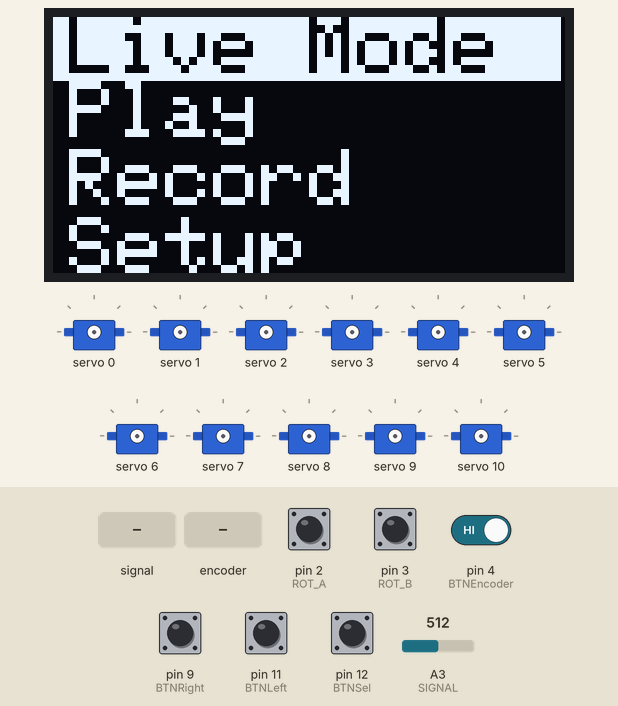
Bench run of a sketch on a simulated Arduino Uno, built with avr-gcc and run on an emulated ATmega328P. Parts: 128×64 one-colour display, 11 × servo. The test bench sets the inputs (shaded band); at power-on: pin 2 (ROT_A), pin 3 (ROT_B), pin 4 (BTNEncoder), pin 9 (BTNRight), pin 11 (BTNLeft), pin 12 (BTNSel) HIGH, A3 (SIGNAL) = 512. The display library's start-up logo is not drawn; EEPROM starts erased; what the sketch prints to the serial monitor is not drawn.

Above: at 3.4 s.
3.5 s: pin 12 (BTNSel) pulled LOW for 0.15 s
At 4.8 s:
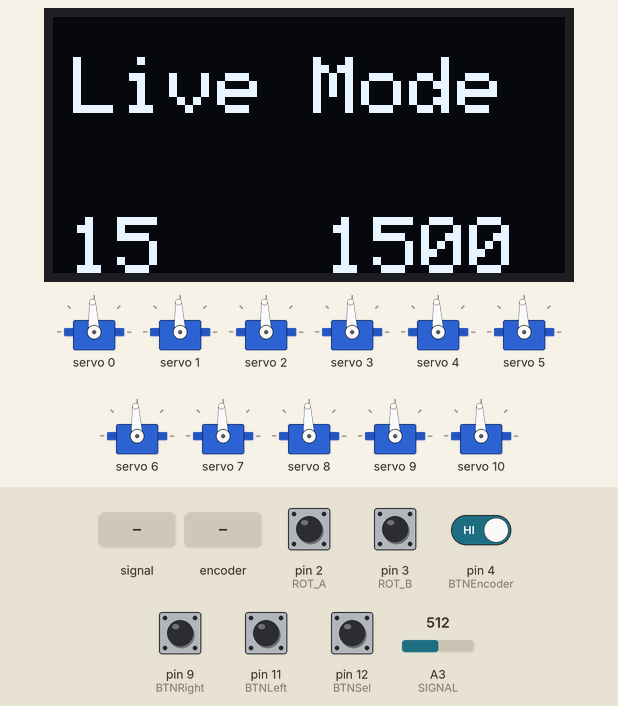
5.5 s: A3 (SIGNAL) fed a 200 Hz sine of ±81 counts around its level
At 6.04 s:
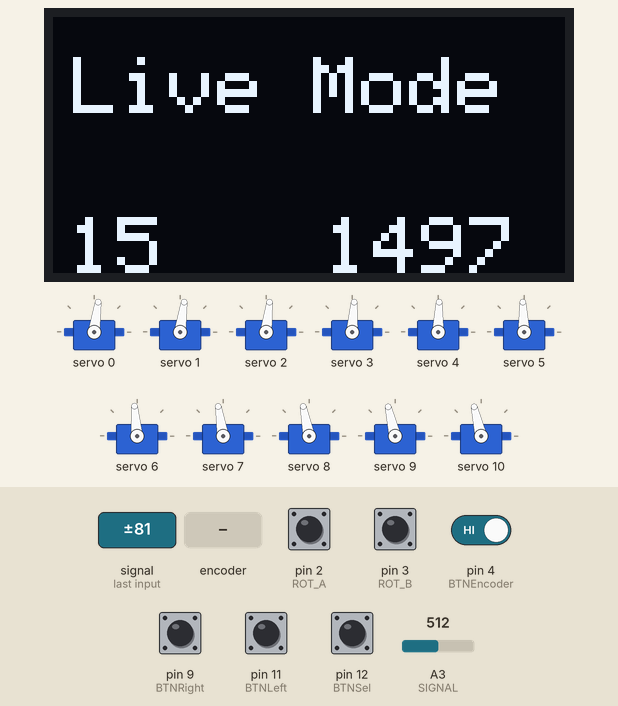
8.4 s: pin 12 (BTNSel) pulled LOW for 1 s
At 8.95 s:
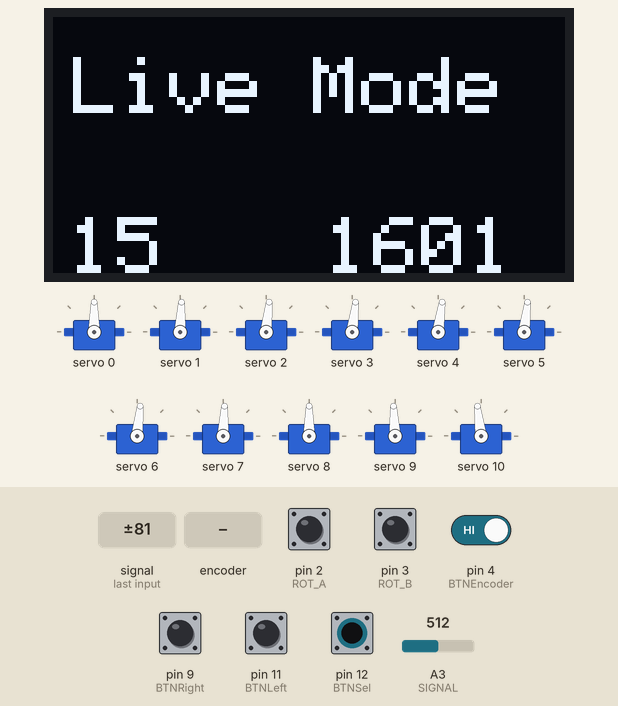
11.0 s: rotary encoder on pin 2 (ROT_A) / pin 3 (ROT_B) turned 2 steps (second pin leading)
At 12.5 s:
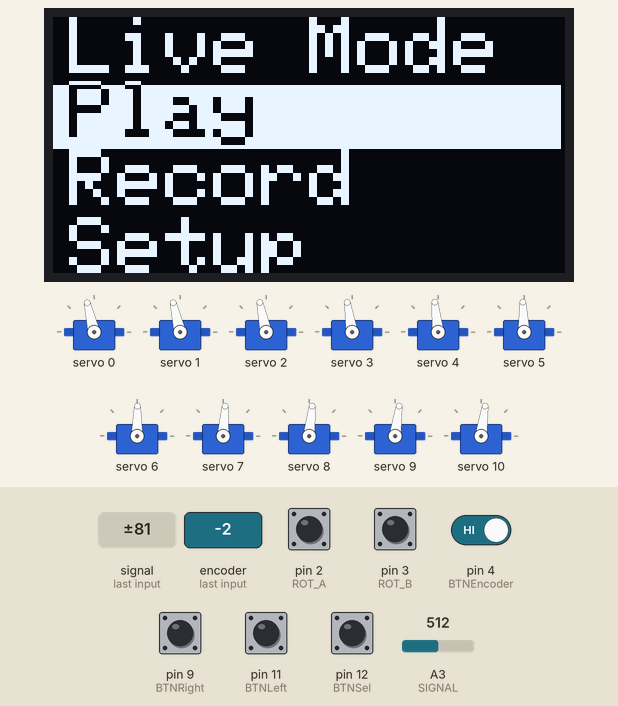
12.9 s: pin 12 (BTNSel) pulled LOW for 0.15 s
At 14.2 s:
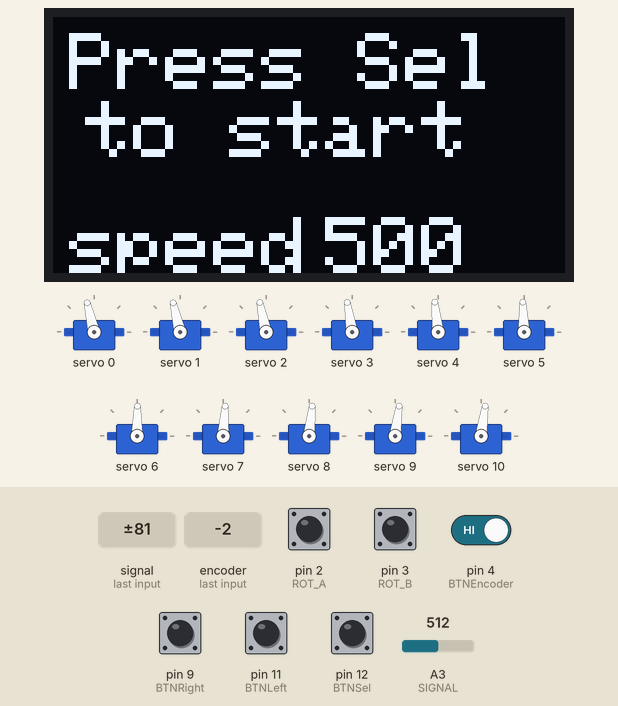
14.5 s: pin 12 (BTNSel) pulled LOW for 0.15 s
At 26.0 s:
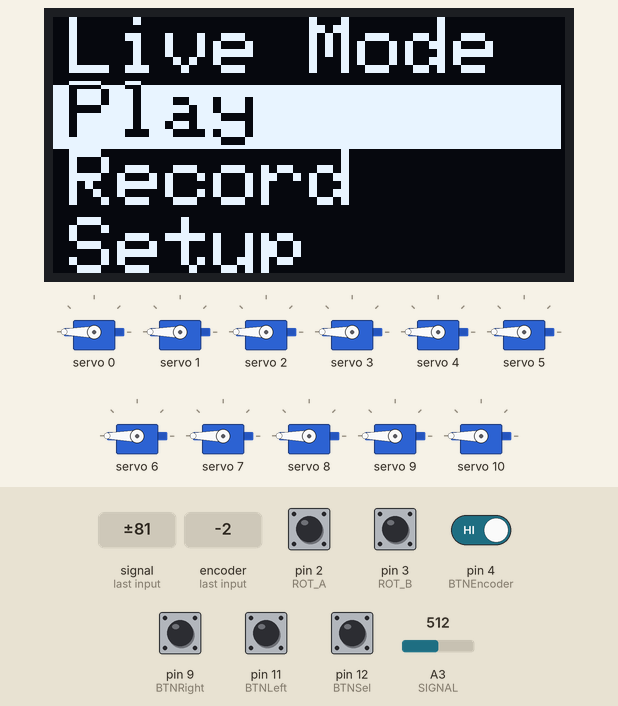
Timing chart, 0 to 26.6 s (numbered marks = the images above; inputs shaded):
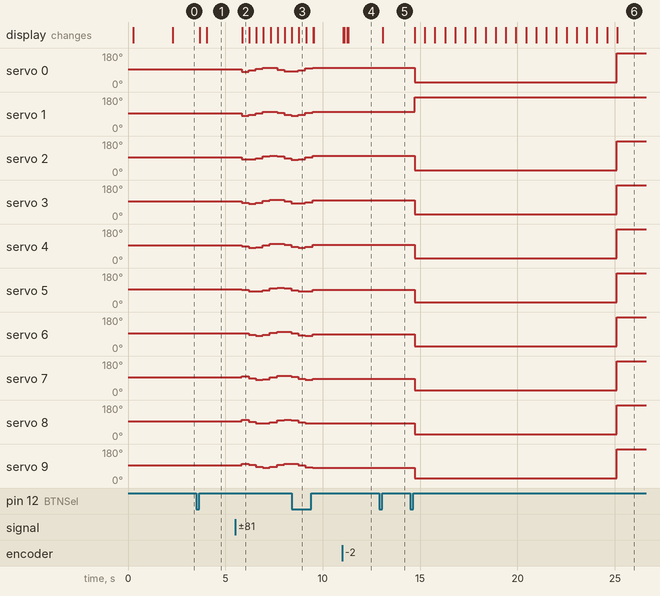

The sketch:

16ServoControl.ino
```cpp
// -------------------------------------------------------------
//
// -------------------------------------------------------------

#define OSCFREQUENCY 28729000
// #define OSCFREQUENCY // clone    25758000
// #define OSCFREQUENCY // adafruit 28729000

#include <Wire.h>
#include <Adafruit_PWMServoDriver.h>
Adafruit_PWMServoDriver pwm = Adafruit_PWMServoDriver();
#define UPDATEFREQUENCY 50

#include <EEPROM.h>
#include <Adafruit_GFX.h>
#include <Adafruit_SSD1306.h>

// -------------------------------------------------------------

#define SCL       A5
#define SDA       A4

#define ROT_A      2
#define ROT_B      3
#define BTNEncoder 4

#define BTNLeft   11
#define BTNRight   9
#define BTNSel    12

#define S0         5
#define S1         6
#define S2         7
#define S3         8

#define SIGNAL    A3

// -------------------------------------------------------------

#define OLedWidth     128
#define OLedHight      64
#define OLedReset      -1
#define OLedAdr      0x3C

Adafruit_SSD1306 OLed(OLedWidth, OLedHight, &Wire, OLedReset);

// -------------------------------------------------------------
//  Lectures Valeurs 74HC4067
// -------------------------------------------------------------

int  Values[16];
int  OValues[16];
byte LastChanelchanged = 0;

const byte ch0[16]  = { 0,0,0,0, 1,1,1,1, 0,0,0,0, 1,1,1,1 };
const byte ch1[16]  = { 0,0,0,0, 0,0,0,0, 1,1,1,1, 1,1,1,1 };
const byte ch2[16]  = { 0,1,0,1, 0,1,0,1, 0,1,0,1, 0,1,0,1 };
const byte ch3[16]  = { 0,0,1,1, 0,0,1,1, 0,0,1,1, 0,0,1,1 };

int ReadChannel(int chn){            // Read One Channel
  digitalWrite(S0, ch0[chn] );
  digitalWrite(S1, ch1[chn] );
  digitalWrite(S2, ch2[chn] );
  digitalWrite(S3, ch3[chn] );
  delay(10);
  int val = analogRead(SIGNAL);
  return val;
}

void ReadChannels(){                // Read all Channels
  for(int i=0;i<16;i++) {
    int temp=ReadChannel(i);
    if ( abs( OValues[i] - temp ) > 5) {
       OValues[i]=Values[i];
       LastChanelchanged=i;
    }
    Values[i]= ReadChannel(i);
  }
}

// -------------------------------------------------------------
//  Set Servo values
// -------------------------------------------------------------

#define MIN_US   800
#define MAX_US  2200

int MinUs[16];
int MaxUs[16];

void SetServo(int num, int pos) {
  int microsec = map(pos, 0, 1023, MinUs[num],  MaxUs[num]);
  pwm.writeMicroseconds(num, microsec);
}

void UpdateServos() {
  for(int i=0;i<16;i++) {
    SetServo(i, Values[i] );
  }
}

// -------------------------------------------------------------
// Rotary Encoder
// -------------------------------------------------------------

int  encodermov = 0;

void doEncoder() {
  if (digitalRead(ROT_A) == digitalRead(ROT_B)) {
    encodermov = -1;
  } else {
    encodermov = +1;
  }
}

void ClearEncoder() {
  cli();
  encodermov=0;
  sei();
}

// -------------------------------------------------------------
// Boutons
// -------------------------------------------------------------

#define BTN_NONE          0
#define BTN_ENC           1
#define BTN_ENC_Long      2
#define BTN_RIGHT         3
#define BTN_RIGHT_Long    4
#define BTN_LEFT          5
#define BTN_LEFT_Long     6
#define BTN_SELECT        7
#define BTN_SELECT_Long   8

#define BTN_LONGDELAY  1000

byte keydown  = BTN_NONE;
byte key      = BTN_NONE;
unsigned long   BTNTime;

void ReadBtnState() {
  unsigned long NTime;
  NTime=millis();

  if ( keydown == BTN_NONE ) { // no key waiting
    if ( digitalRead (BTNEncoder )==LOW ) { BTNTime=NTime;  keydown=BTN_ENC;    }
    if ( digitalRead (BTNRight   )==LOW ) { BTNTime=NTime;  keydown=BTN_RIGHT;  }
    if ( digitalRead (BTNLeft    )==LOW ) { BTNTime=NTime;  keydown=BTN_LEFT;   }
    if ( digitalRead (BTNSel     )==LOW ) { BTNTime=NTime;  keydown=BTN_SELECT; }
  } else {                        // key allready down
    if ( NTime - BTNTime > 10 ) { // avoid rebounds
        switch (keydown) {
           case BTN_ENC:
                 if ( digitalRead (BTNEncoder)==HIGH ) { // keypress on release ;)
                   if ( NTime - BTNTime >= BTN_LONGDELAY )  key = BTN_ENC_Long;
                   else                                     key = BTN_ENC;
                   keydown=BTN_NONE;
                 }
                 break;
           case BTN_RIGHT:
                 if ( digitalRead (BTNRight)==HIGH ) { // keypress on release ;)
                   if ( NTime - BTNTime >= BTN_LONGDELAY )  key = BTN_RIGHT_Long;
                   else                                     key = BTN_RIGHT;
                   keydown=BTN_NONE;
                 }
                 break;
           case BTN_LEFT:
                 if ( digitalRead (BTNLeft)==HIGH ) { // keypress on release ;)
                   if ( NTime - BTNTime >= BTN_LONGDELAY )  key = BTN_LEFT_Long;
                   else                                     key = BTN_LEFT;
                   keydown=BTN_NONE;
                 }
                 break;
           case BTN_SELECT:
                 if ( digitalRead (BTNSel)==HIGH ) { // keypress on release ;)
                   if ( NTime - BTNTime >= BTN_LONGDELAY )  key = BTN_SELECT_Long;
                   else                                     key = BTN_SELECT;
                   keydown=BTN_NONE;
                 }
                 break;
       }
    }
  }
}

bool keypressed() {
  return ( key != BTN_NONE );
}

byte readkey() {
  byte tmp = key;
  key=BTN_NONE;
  return( tmp);
}

// -------------------------------------------------------------
// Sauvegarde et restauration eeprom
// -------------------------------------------------------------

const int ProgStamp = 3218;

#define Adr_Stamp  0
#define Adr_MinUs  2
#define Adr_MaxUs 34

void InitVars() {
  for ( int i=0; i<16 ; i++ ) {
    MinUs[i]=MIN_US;
    MaxUs[i]=MAX_US;
  }
}

void SaveToEprom() {
  EEPROM.put(Adr_Stamp, ProgStamp);
  EEPROM.put(Adr_MinUs, MinUs);
  EEPROM.put(Adr_MaxUs, MaxUs);
  Serial.println(F("Save eeprom"));
}

void InitFromEprom () {
  int temp;
  EEPROM.get(Adr_Stamp, temp);
  if ( temp == ProgStamp ) {  // Stamp found , we can assume eerom contain Valid Datas
    Serial.println(F("Stamp Found"));
    Serial.println(F("Read eeprom"));
    EEPROM.get(Adr_MinUs, MinUs);
    EEPROM.get(Adr_MaxUs, MaxUs);

    Serial.print("UsMin : ");
    for (byte i=0;i<16;i++ ) {
      Serial.print(MinUs[i]);
      Serial.print(",");
    }
    Serial.println("");

    Serial.print("UsMax : ");
    for (byte i=0;i<16;i++ ) {
      Serial.print(MaxUs[i]);
      Serial.print(",");
    }
    Serial.println("");

  } else {                    // Stamp not found , Values need to be initialized
    Serial.println(F("Stamp Not Found"));
    InitVars();
    SaveToEprom();
  }
}

// -------------------------------------------------------------
//
// -------------------------------------------------------------

void TextMenu(String str) {
  Serial.println(str);
  OLed.clearDisplay();
  OLed.setTextSize(2);
  OLed.setTextColor(SSD1306_WHITE);
  OLed.setCursor(5, 10);
  OLed.println(str);
}

// -------------------------------------------------------------
//  Mode Live
// -------------------------------------------------------------

void DoLive() {
//  Serial.println(F("Enter Live Mode"));
//  OLed.clearDisplay();
//  OLed.setTextSize(2);
//  OLed.setTextColor(SSD1306_WHITE);
//  OLed.setCursor(0, 10);
//  OLed.println(F("Live Mode"));
//  OLed.display();
    TextMenu(F("Live Mode"));
    OLed.display();

  boolean LetRunning = true;
  unsigned long omillis = 0;
  unsigned long amillis = 0;

  while ( LetRunning ) {
    ReadChannels();
    UpdateServos();
    ReadBtnState();
    if ( readkey() == BTN_SELECT ) { // if Select Pressed exit
      LetRunning=false;
    }

//    if ( millis() - omillis > 1000 ) { // send datas to serial
//      omillis=millis();
//      Serial.print("Value : ");
//      for(int i = 0; i < 16; i ++){
//        Serial.print(Values[i]);
//        Serial.print(" , ");
//      }
//      Serial.println();
//    }

    if ( millis() - amillis > 150 ) {  // Display pot changed
      TextMenu(F("Live Mode"));
      int microsec = map(Values[LastChanelchanged], 0, 1023, MinUs[LastChanelchanged],  MaxUs[LastChanelchanged]);
      OLed.setCursor(4 ,50);  OLed.print(LastChanelchanged);
      OLed.setCursor(68,50);  OLed.print(microsec);
      OLed.display();
    }
  }

  ClearEncoder();
  Serial.println(F("Leave Live Mode"));
}

// -------------------------------------------------------------
//          P L A Y  &  R E C C O R D    S E Q U E N C E
// -------------------------------------------------------------

#define NbStep  10
#define NbLines  2
int Sequence [NbLines][16] = {
//  { 1500,1500,1500,1500,1500,1500,1500,1500,1500,1500,1500,1500,1500,1500,1500,1500 },
//  { 1000,1000,1000,1000,1000,1000,1000,1000,1000,1000,1000,1000,1000,1000,1000,1000 },
  { 2000,2000,2000,2000,2000,2000,2000,2000,2000,2000,2000,2000,2000,2000,2000,2000 },
  { 1500,1500,1500,1500,1500,1500,1500,1500,1500,1500,1500,1500,1500,1500,1500,1500 } };
int Current[16];
int Speed = 500;

void DoRecord() {
  TextMenu(F("Reccord"));
  OLed.display();
  boolean LetRunning = true;
  while ( LetRunning ) {
    ReadBtnState();
    if ( readkey() == BTN_SELECT ) { // if Select Pressed exit
      LetRunning=false;
    }

  }
  ClearEncoder();
}

// -------------------------------------------------------------

void setCurrent( int Line, int Step ) {
  for (int i=0; i<16; i++ ) {
    Current[1]= ( Step * Sequence[Line][i] + ( NbStep-1 - Step ) * Sequence[Line][i] ) / NbStep;
  }
}

void DoPlay() {
  boolean WaitToStart = true;
  boolean LetRunning  = true;
  while ( WaitToStart ) {
    ReadBtnState();
    OLed.clearDisplay();
    OLed.setTextSize(2);
    OLed.setCursor(4,  4);  OLed.print(F("Press Sel"));
    OLed.setCursor(8, 21);  OLed.print(F("to start"));
    OLed.setCursor(4, 50);  OLed.print(F("speed"));
    OLed.setCursor(68,50);  OLed.print(Speed);
    OLed.display();
    if ( readkey() == BTN_SELECT ) {
      WaitToStart=false;
    }
    if (encodermov != 0 ) {
      cli();
      Speed+=encodermov*10;
      encodermov=0;
      sei();
      if ( Speed > 1000 ) { Speed = 1000; }
      if ( Speed <    0 ) { Speed =    0; }
    }
  }

  boolean disp = true;
  int cline=0;
  int cstep=0;
  int otime = millis();

  while ( LetRunning ) {
    ReadBtnState();
    if ( readkey() == BTN_SELECT ) { // if Select Pressed exit
      LetRunning=false;
    }
    setCurrent( cline, cstep );
    for(int i=0;i<16;i++) {
      SetServo(i, Current[i] );
    }
    if ( disp) {
      OLed.clearDisplay();
      OLed.setTextSize(2);
      OLed.setCursor( 4,  4);  OLed.print(F("Running"));
      OLed.setCursor( 4, 16);  OLed.print(cline);
      OLed.setCursor(68, 16);  OLed.print(cstep);
      OLed.setCursor( 4, 50);  OLed.print(F("speed"));
      OLed.setCursor(68, 50);  OLed.print(Speed);
      OLed.display();
    }
    int t0=millis();
    if ( ( t0 - otime ) >= Speed ) {
      otime = t0;
      cstep++;
      disp=true;
      if ( cstep >= NbStep ) {
        cstep=0;
        cline++;
        if ( cline >= NbLines ) {
          cline=0;
          LetRunning=false;
        }
      }
    }

  }
  for(int i=0;i<16;i++) {
    SetServo(i, Sequence[0][i] );
  }
  ClearEncoder();
}

// -------------------------------------------------------------
//                  C O N F I G U R A T I O N
// -------------------------------------------------------------

void DoSetup() {
  boolean LetRunning = true;
  int Channel        = 0;
  int AnaVal;
  int us;

  while ( LetRunning ) {
    ReadBtnState();

    switch ( readkey() ) {
      case BTN_RIGHT:       MaxUs[Channel]=us;
              break;
      case BTN_RIGHT_Long:  MaxUs[Channel]=MAX_US;
              break;
      case BTN_LEFT:        MinUs[Channel]=us;
              break;
      case BTN_LEFT_Long:   MinUs[Channel]=MIN_US;
              break;
      case BTN_SELECT:      LetRunning=false;
              break;
      case BTN_SELECT_Long: SaveToEprom();
                            LetRunning=false;
              break;
    }

    if (encodermov != 0 ) {
      cli();
      Channel+=encodermov;
      encodermov=0;
      sei();
      if ( Channel > 15 ) { Channel =  0; }
      if ( Channel <  0 ) { Channel = 15; }
    }
    AnaVal=ReadChannel(Channel);
    us    =map(AnaVal, 0, 1023, MIN_US,MAX_US);

    OLed.clearDisplay();
    OLed.setTextColor(SSD1306_WHITE);
    OLed.setCursor(4,  0);  OLed.print(F("Setup"));
//    OLed.setCursor(4,  0);  OLed.print(F("L Min"));
//    OLed.setCursor(4, 16);  OLed.print(F("R Max"));
    OLed.setCursor(4, 33);  OLed.print(F("C ")); OLed.print(Channel);
    OLed.setCursor(4, 50);  OLed.print(us);
    OLed.setCursor(68,33);  OLed.print(MinUs[Channel]);
    OLed.setCursor(68,50);  OLed.print(MaxUs[Channel]);
    OLed.display();

  }
  ClearEncoder();
}

// -------------------------------------------------------------
//                 I N I T I A L I Z A T I O N
// -------------------------------------------------------------

void setup(){
  Serial.begin(115200);

  pinMode(ROT_A      , INPUT_PULLUP);
  pinMode(ROT_B      , INPUT_PULLUP);
  pinMode(BTNEncoder , INPUT_PULLUP);
  pinMode(BTNLeft    , INPUT_PULLUP);
  pinMode(BTNRight   , INPUT_PULLUP);
  pinMode(BTNSel     , INPUT_PULLUP);
  pinMode(S0         , OUTPUT);
  pinMode(S1         , OUTPUT);
  pinMode(S2         , OUTPUT);
  pinMode(S3         , OUTPUT);

  digitalWrite(S0, LOW);
  digitalWrite(S1, LOW);
  digitalWrite(S2, LOW);
  digitalWrite(S3, LOW);

  pwm.begin();
  pwm.setOscillatorFrequency(OSCFREQUENCY);
  pwm.setPWMFreq(UPDATEFREQUENCY);
  Serial.println(F("PCA9685 Initialized"));
  InitFromEprom();

  if(!OLed.begin(SSD1306_SWITCHCAPVCC, OLedAdr)) {
    Serial.println(F("SSD1306 Error"));
  } else {
    Serial.println(F("SSD1306 Initialized"));
  }
  OLed.display();  // display adafruit logo

  attachInterrupt(digitalPinToInterrupt(ROT_A), doEncoder, CHANGE );

  Serial.println(F("Running ..."));
  delay(2000);
}

// -------------------------------------------------------------
//                     M A I N    L O O P
// -------------------------------------------------------------

int menu  = 0;
int omenu = 1;

void loop(){
  ReadBtnState();

  if (encodermov != 0 ) {
    cli();
    menu+=encodermov;
    encodermov=0;
    sei();
    if ( menu > 4 ) { menu=0; }
    if ( menu < 0 ) { menu=4; }
  }

  if ( menu != omenu ) {
    OLed.clearDisplay();
    OLed.setTextSize(2);
    OLed.fillRect(0, menu*17, 127, 16, SSD1306_WHITE);
    OLed.setTextColor(SSD1306_INVERSE);
    OLed.setCursor(4,  0);  OLed.println(F("Live Mode"));
    OLed.setCursor(4, 16);  OLed.println(F("Play"));
    OLed.setCursor(4, 33);  OLed.println(F("Record"));
    OLed.setCursor(4, 50);  OLed.println(F("Setup"));
    OLed.display();
    omenu=menu;
  }
  if ( keypressed() ) {
    byte k = readkey();
    if ( ( k == BTN_ENC ) || ( k == BTN_SELECT ) ) {
      switch (menu ) {
        case 0: DoLive();
                break;
        case 1: DoPlay();
                break;
        case 2: DoRecord();
                break;
        case 3: DoSetup();
                break;
      }
    }
    omenu=menu+1;  // to force redraw
  }
}
```

Measured:
- after the input at 3.5 s, the display: first changes after 0.18 s (image 1 shows a later state)
- after the input at 5.5 s, servo 0: 93° → 82° after 0.33 s, → 88° 0.36 s later, → 97° 0.36 s later, → 103° 0.36 s later, … (8 changes in this stretch); servo 1: 93° → 82° after 0.33 s, → 85° 0.36 s later, → 94° 0.36 s later, → 102° 0.36 s later, … (8 changes in this stretch)
- after the input at 8.4 s, servo 0, servo 1: goes on until 9.5 s, then stays 103°; servo 2: goes on until 9.5 s, then stays 102°; servo 3: goes on until 9.5 s, then stays 99°; servo 4: goes on until 9.5 s, then stays 96°; servo 5: goes on until 9.5 s, then stays 92°
- after the input at 11.0 s, the display: first changes after 0.05 s (image 4 shows a later state)
- after the input at 12.9 s, the display: changes after 0.18 s (image 5)
- after the input at 14.5 s, servo 0: 103° → 25° after 0.22 s, → 180° 10.4 s later; servo 1: 103° → 180° after 0.22 s; servo 2: 102° → 25° after 0.22 s, → 180° 10.4 s later; servo 3: 99° → 25° after 0.22 s, → 180° 10.4 s later; servo 4: 96° → 25° after 0.22 s, → 180° 10.4 s later; the display: first changes after 0.22 s (image 6 shows a later state)
